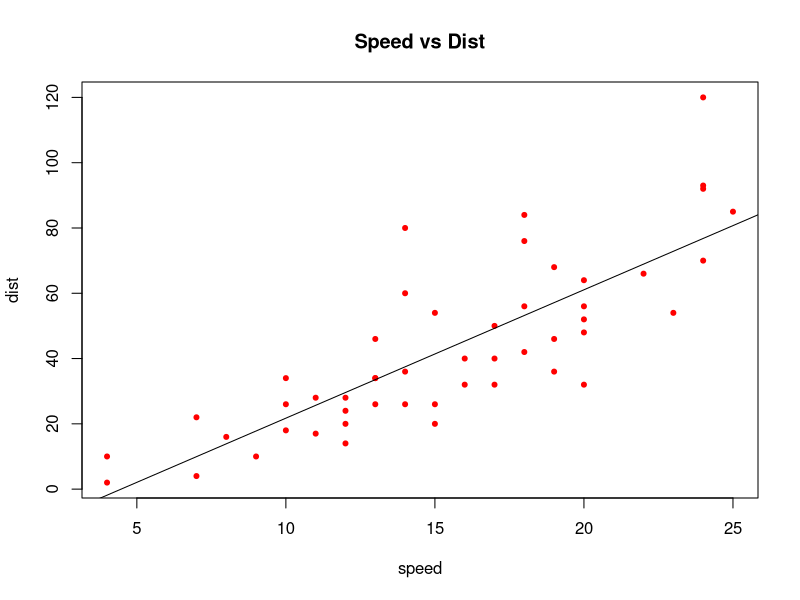
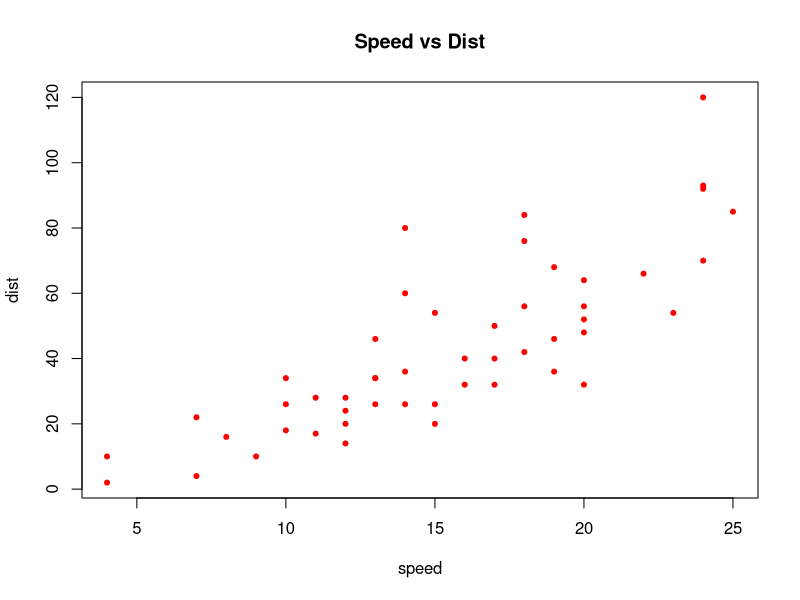
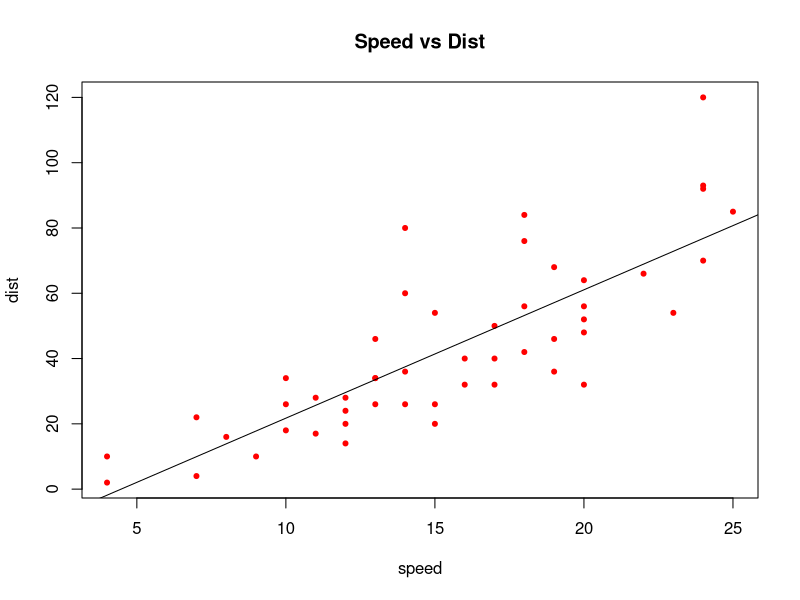
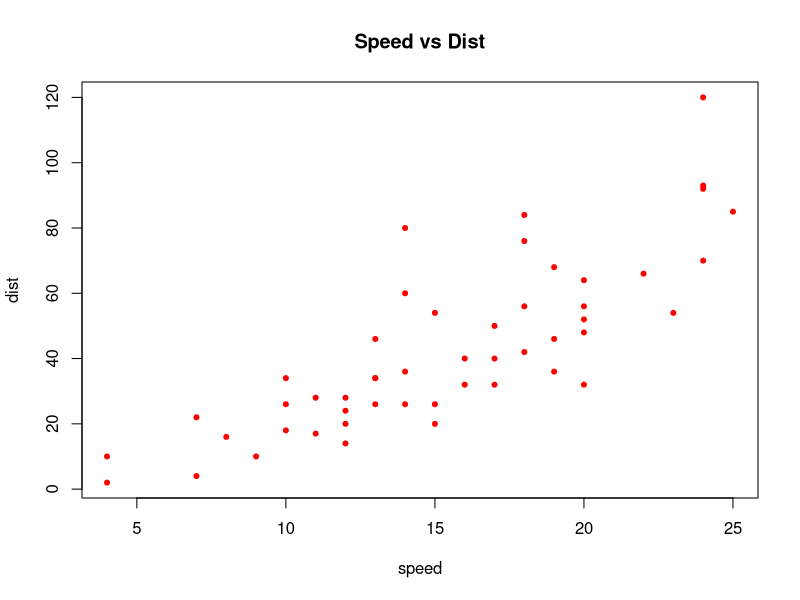

The R script that drew these images, in order:
setwd("D:\\Books\\Exploratory-Data-Analysis-with-R\\6.Graphics Devices")

#9.2# 
data(cars)
names(cars)
##Open PDF Device ;create "myplot.pdf" in current working directory
pdf(file = "myplot.pdf")

##Create plot and send it to file
with(cars, {
  plot(speed,dist,col = 'red' , pch = 20 , main = "Speed vs Dist")
  abline(lm(dist~ speed ,data = cars),lwd = 1 )
  })

dev.off()
##########Multiple Plots#

pdf(file = "Secondplot.pdf")

dev.set(2)

with(cars, {
  plot(speed,dist,col = 'red' , pch = 20 , main = "Speed vs Dist")
  abline(lm(dist~ speed ,data = cars),lwd = 1 )
})

with(cars, {
  plot(speed,dist,col = 'red' , pch = 20 , main = "Speed vs Dist")
})
dev.off()


######Copying Plots####
with(cars, {
  plot(speed,dist,col = 'red' , pch = 20 , main = "Speed vs Dist")
})

## Copy Plot to Png File
dev.copy(png , file="Example.png")
dev.off()